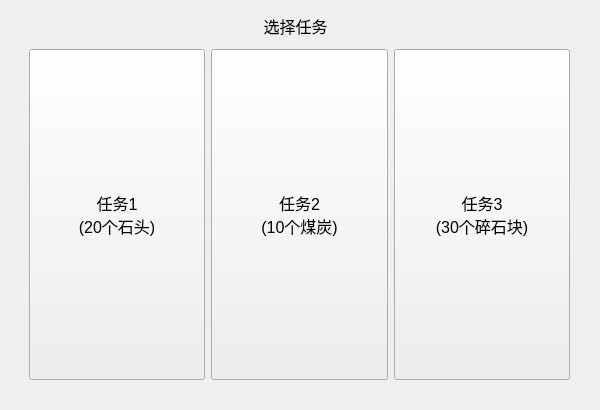
<?xml version="1.0" encoding="UTF-8"?>
<ui version="4.0">
 <class>ChooseTask</class>
 <widget class="QWidget" name="ChooseTask">
  <property name="geometry">
   <rect>
    <x>0</x>
    <y>0</y>
    <width>600</width>
    <height>410</height>
   </rect>
  </property>
  <property name="windowTitle">
   <string>Form</string>
  </property>
  <widget class="QLabel" name="label">
   <property name="geometry">
    <rect>
     <x>210</x>
     <y>10</y>
     <width>171</width>
     <height>31</height>
    </rect>
   </property>
   <property name="font">
    <font>
     <family>Microsoft YaHei UI</family>
     <pointsize>12</pointsize>
    </font>
   </property>
   <property name="text">
    <string>选择任务</string>
   </property>
   <property name="alignment">
    <set>Qt::AlignCenter</set>
   </property>
  </widget>
  <widget class="QWidget" name="horizontalLayoutWidget">
   <property name="geometry">
    <rect>
     <x>29</x>
     <y>49</y>
     <width>541</width>
     <height>331</height>
    </rect>
   </property>
   <layout class="QHBoxLayout" name="horizontalLayout">
    <item>
     <widget class="QPushButton" name="button_task1">
      <property name="sizePolicy">
       <sizepolicy hsizetype="Expanding" vsizetype="Expanding">
        <horstretch>0</horstretch>
        <verstretch>0</verstretch>
       </sizepolicy>
      </property>
      <property name="font">
       <font>
        <family>Microsoft YaHei UI</family>
        <pointsize>12</pointsize>
       </font>
      </property>
      <property name="text">
       <string>任务1
(20个石头)</string>
      </property>
     </widget>
    </item>
    <item>
     <widget class="QPushButton" name="button_task2">
      <property name="sizePolicy">
       <sizepolicy hsizetype="Expanding" vsizetype="Expanding">
        <horstretch>0</horstretch>
        <verstretch>0</verstretch>
       </sizepolicy>
      </property>
      <property name="font">
       <font>
        <family>Microsoft YaHei UI</family>
        <pointsize>12</pointsize>
       </font>
      </property>
      <property name="text">
       <string>任务2
(10个煤炭)</string>
      </property>
     </widget>
    </item>
    <item>
     <widget class="QPushButton" name="button_task3">
      <property name="sizePolicy">
       <sizepolicy hsizetype="Expanding" vsizetype="Expanding">
        <horstretch>0</horstretch>
        <verstretch>0</verstretch>
       </sizepolicy>
      </property>
      <property name="font">
       <font>
        <family>Microsoft YaHei UI</family>
        <pointsize>12</pointsize>
       </font>
      </property>
      <property name="text">
       <string>任务3
(30个碎石块)</string>
      </property>
     </widget>
    </item>
   </layout>
  </widget>
 </widget>
 <resources/>
 <connections/>
</ui>
